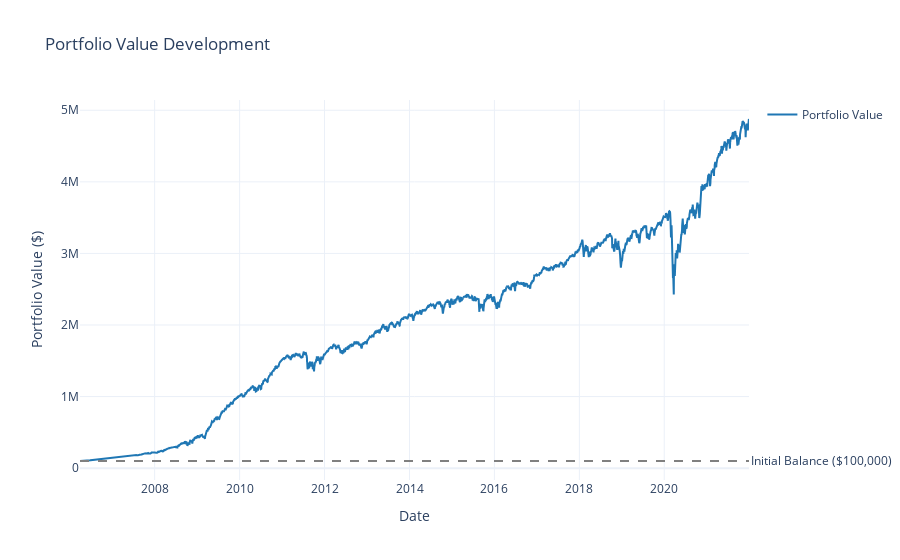

Notebook source saved alongside this figure:
### Markdown cell above
#### Load DRL Model and Evaluate

### Code cell
agent_path = agent_model_files[0]
agent_name = os.path.basename(agent_path)
print(f"\n--- Evaluating Agent: {agent_name} ---")

# over entire perido of 2006-2021
# the DRL agents perform extremely well ie up to 5 Mio final portfolio value
# because even the first agent is trained on data from 2006-2010
# therefore its basically insample performance
# and then after reaching 1.5 Mio in 2011
# the increase to 5 Mio corresponds to an annual return of 27% which is still crazy ???

eval_env = PortfolioEnv(
    df_prices=eval_df_prices,
    df_ret=eval_df_ret,
    df_vola=eval_df_vol,
    initial_balance=100_000,
)

drl_agent = DRLAgent(env=eval_env)
drl_agent.load(agent_path)
eval_metrics, portfolio = drl_agent.evaluate(eval_env, n_eval_episodes=1, deterministic=True)

print(portfolio)
portfolio.plot_value_history()

### Figure 1 — Plotly figure (JSON) as saved in the notebook; plotly's stock layout.template omitted (floating-point values rounded to 4 significant figures; data arrays with more than 128 entries replaced by an {"elided": "..."} marker saying what was removed)
{"data": [{"hovertemplate": "Date: %{x}<br>Value: $%{y:,.2f}<extra></extra>", "line": {"color": "#1f77b4", "width": 2}, "name": "Portfolio Value", "type": "scatter", "x": {"elided": "3967 str values"}, "y": {"elided": "3967 float values"}}], "layout": {"annotations": [{"showarrow": false, "text": "Initial Balance ($100,000)", "x": 1, "xanchor": "left", "xref": "x domain", "y": 100000, "yanchor": "middle", "yref": "y"}], "hovermode": "x unified", "shapes": [{"line": {"color": "gray", "dash": "dash"}, "type": "line", "x0": 0, "x1": 1, "xref": "x domain", "y0": 100000, "y1": 100000, "yref": "y"}], "showlegend": true, "title": {"text": "Portfolio Value Development"}, "xaxis": {"title": {"text": "Date"}}, "yaxis": {"title": {"text": "Portfolio Value ($)"}}}}
